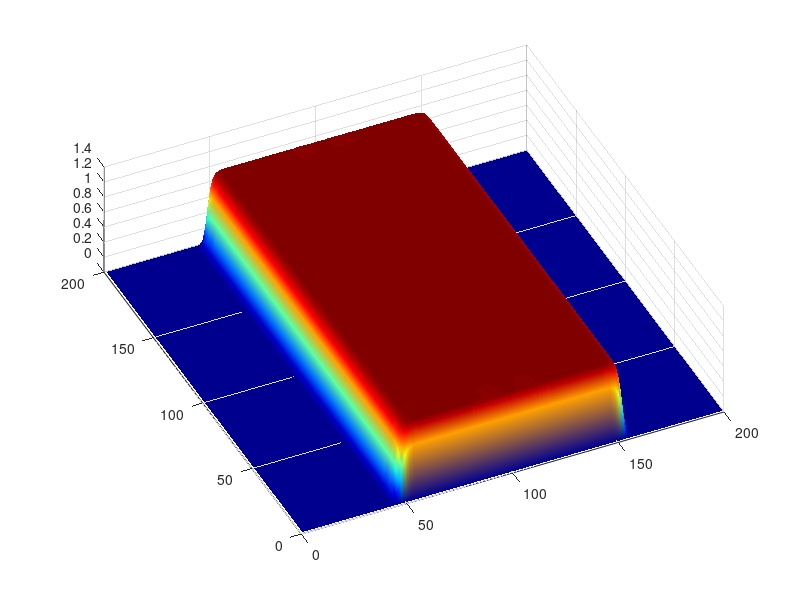

This figure's MATLAB source:
% Solve: u_t=D*(u_{xx}+u_{yy})+gamma*q(u) where q(u)='u.*(1-u)';
%
% The solution of this PDE is obtained by the finite difference
% method, assuming dx=dy=dt=1 as desribed in _An Introduction to Computational
% Engineering With Matlab by Xin-She Yang.

% ----------------------------------------------------
function kpp(n)
% Default the domain size n by n
if nargin<1, n=200; end

% Initialize parameters
% ---- time=100, D=0.2; gamma=0.5; -------------------

time=100; D=0.2; gamma=0.5;

% ---- Initial values for u --------------
% Non-zero on a compact set
% u=zeros(n);  grad=u*0;
% u(n/2, n/2) = 1E-5;

% Random
% u=rand(n);   grad=u*0;

% Uniformly 1
% u=ones(n);     grad=u*0;

% Nonzero on a strip
u = [zeros(n, 90) 0.9*ones(n, 20) zeros(n, 90)];
grad = u*0;

% Vectorization/index for u(i,j) and the loop --------
I = 2:n-1; J = 2:n-1;

for step=1:time,
% Laplace gradient of the equation
 grad(I,J)= u(I,J-1)+u(I,J+1)+u(I-1,J)+u(I+1,J);
 u =(1-4*D)*u+D*grad+gamma*u.*(1-u);
 pcolor(u);  shading interp;
 colorbar; colormap hsv;
 drawnow;
end

surf(u);
shading interp; colormap jet;
view([-25 70]);
